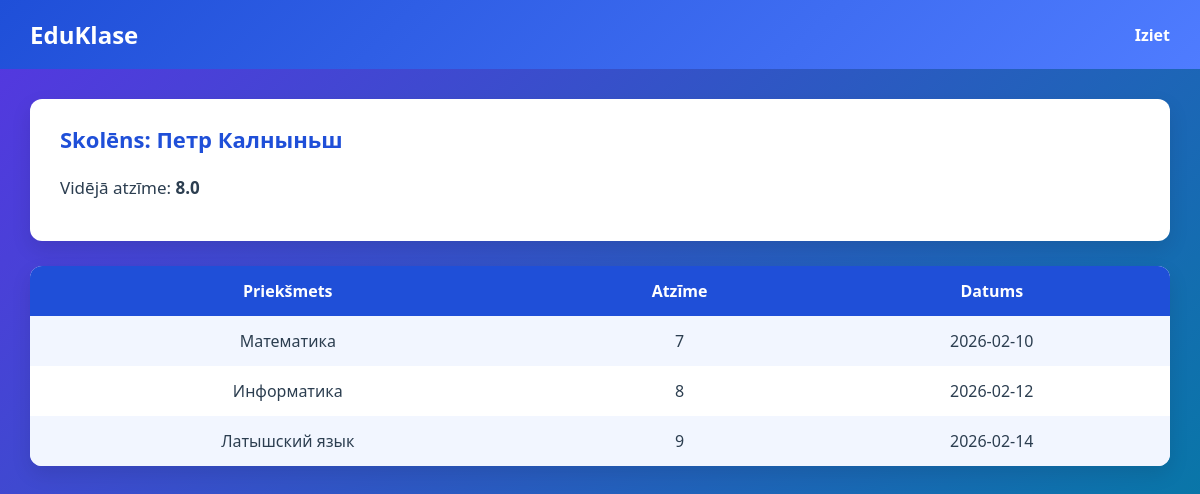
Before: /dashboard (signed in) with the older database file.
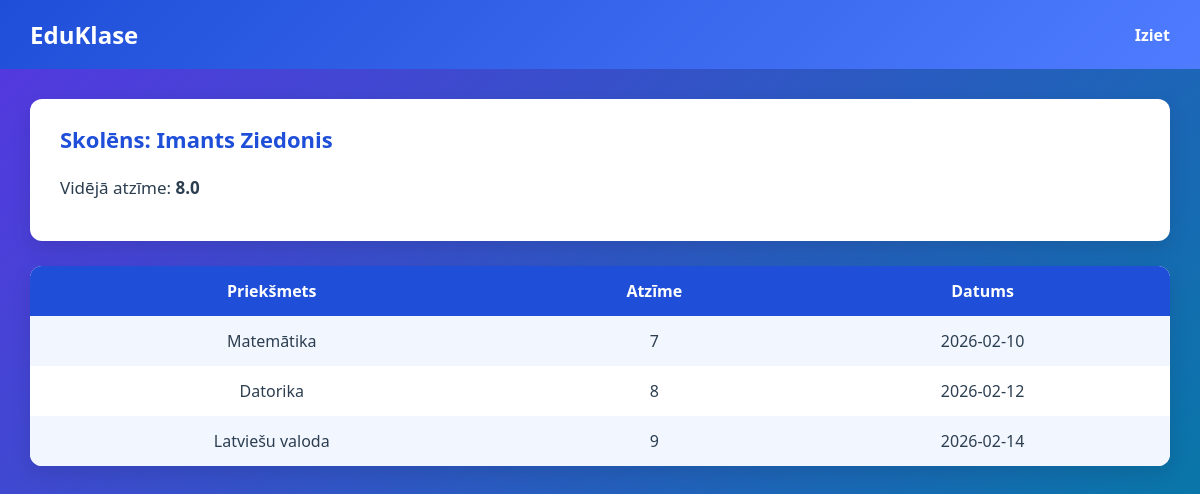
After: the same page with the newer database file.
### tables this page shows
CREATE TABLE students (
    id INTEGER PRIMARY KEY AUTOINCREMENT,
    full_name TEXT,
    class TEXT,
    user_id INTEGER,
    FOREIGN KEY(user_id) REFERENCES users(id)
);

CREATE TABLE grades (
    id INTEGER PRIMARY KEY AUTOINCREMENT,
    student_id INTEGER,
    subject_id INTEGER,
    grade INTEGER,
    date TEXT,
    FOREIGN KEY(student_id) REFERENCES students(id),
    FOREIGN KEY(subject_id) REFERENCES subjects(id)
);

CREATE TABLE subjects (
    id INTEGER PRIMARY KEY AUTOINCREMENT,
    name TEXT
);

### app.py (the view, shortened to what this page needs)
@app.route("/dashboard")
def dashboard():
    if "user_id" not in session:
        return redirect("/")
    if session["role"] == "student":
        student = query_db(
            "SELECT id, full_name FROM students WHERE user_id = ?",
            (session["user_id"],),
            one=True
        )
        grades = query_db("""
            SELECT subjects.name, grades.grade, grades.date
            FROM grades
            JOIN subjects ON grades.subject_id = subjects.id
            WHERE grades.student_id = ?
        """, (student[0],))
        avg = query_db(
            "SELECT ROUND(AVG(grade),2) FROM grades WHERE student_id = ?",
            (student[0],),
            one=True
        )[0]
        return render_template(
            "student_dashboard_lv.html",
            name=student[1],
            grades=grades,
            average=avg
        )

### app.py (called while the page is built)
def query_db(query, args=(), one=False):
    conn = sqlite3.connect("school.db")
    c = conn.cursor()
    c.execute(query, args)
    rv = c.fetchall()
    conn.close()
    return (rv[0] if rv else None) if one else rv

### templates/student_dashboard_lv.html (shortened to what this page needs)
<!DOCTYPE html>
<html lang="lv">
<head>
    <link rel="stylesheet" href="/static/style.css">
</head>
<body>
<header>
    <h2>EduKlase</h2>
    <a href="/logout">Iziet</a>
</header>
<main>
    <div class="card">
        <h3>Skolēns: {{ name }}</h3>
        <p>Vidējā atzīme: <strong>{{ average }}</strong></p>
    </div>
    <table>
        <tr>
            <th>Priekšmets</th>
            <th>Atzīme</th>
            <th>Datums</th>
        </tr>
        {% for g in grades %}
        <tr>
            <td>{{ g[0] }}</td>
            <td>{{ g[1] }}</td>
            <td>{{ g[2] }}</td>
        </tr>
        {% endfor %}
    </table>
</main>
</body>
</html>

Changed rows visible on the page:
changed students: full_name "Петр Калныньш" → "Imants Ziedonis"
changed through a linked row, grades: name "Математика" → "Matemātika"
changed through a linked row, grades: name "Информатика" → "Datorika"
changed through a linked row, grades: name "Латышский язык" → "Latviešu valoda"
